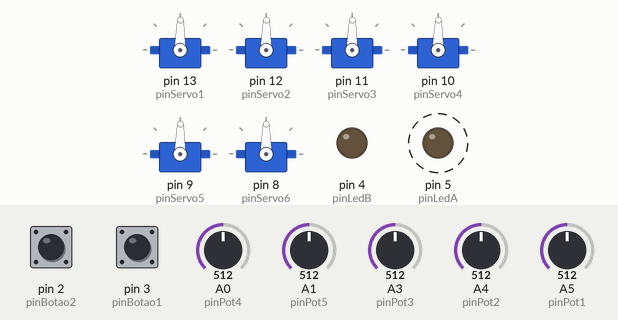
Recording of a sketch running on a simulated Arduino Uno, built with avr-gcc and run on an emulated ATmega328P. On the bench: 6 × servo, output pins drawn as LEDs (lit = HIGH). Dashed ring = blinking. Inputs (shaded band) come from the test bench; at power-on: A0 (pinPot4) = 512, A1 (pinPot5) = 512, A3 (pinPot3) = 512, A4 (pinPot2) = 512, A5 (pinPot1) = 512, pin 2 (pinBotao2) HIGH, pin 3 (pinBotao1) HIGH.

Above: at 1.2 s.
1.3 s: A0 (pinPot4) set to 716
At 1.9 s:
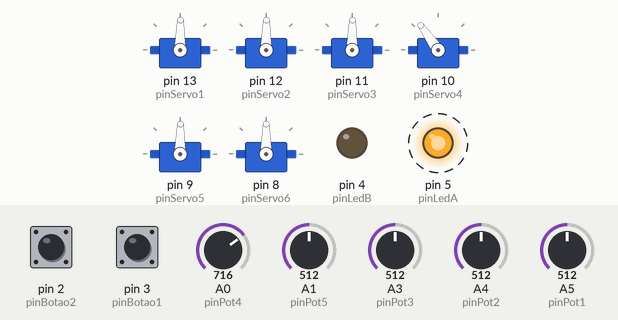
4.3 s: A1 (pinPot5) set to 716
At 4.9 s:
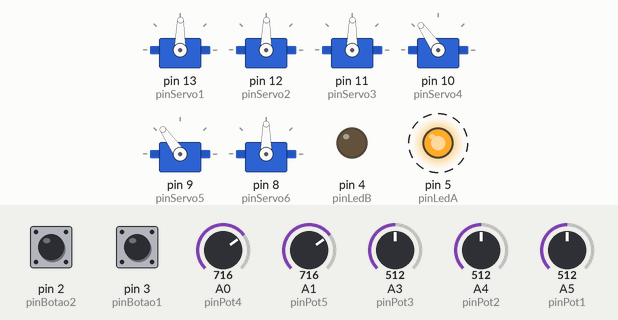
7.3 s: A3 (pinPot3) set to 716
At 7.9 s:
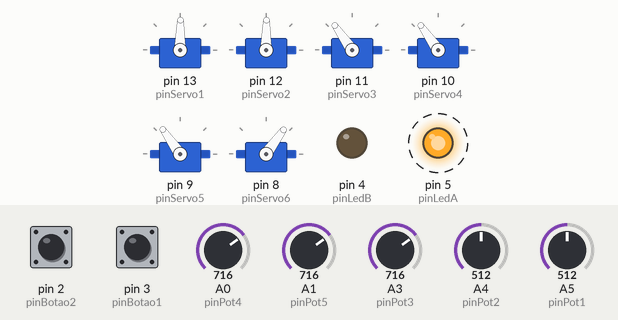
10.3 s: A4 (pinPot2) set to 716
At 10.8 s:
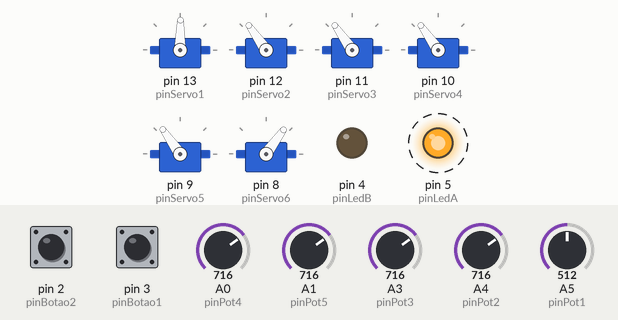
13.3 s: A5 (pinPot1) set to 306
At 13.9 s:
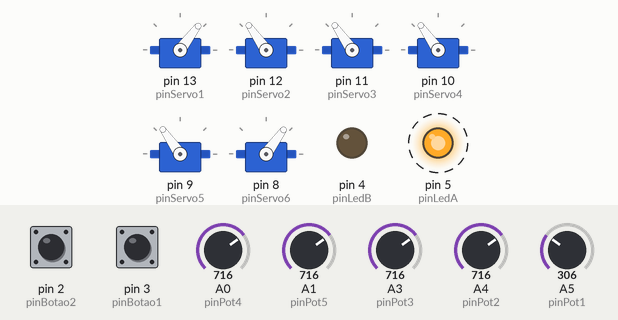
16.3 s: pin 2 (pinBotao2) pulled LOW for 0.15 s
At 16.42 s:
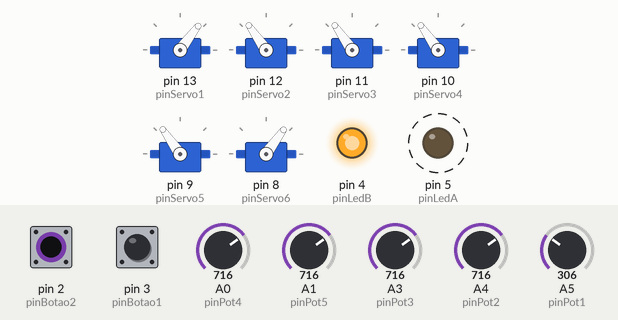
Timing chart, 0 to 20.3 s (numbered marks = the images above; inputs shaded):
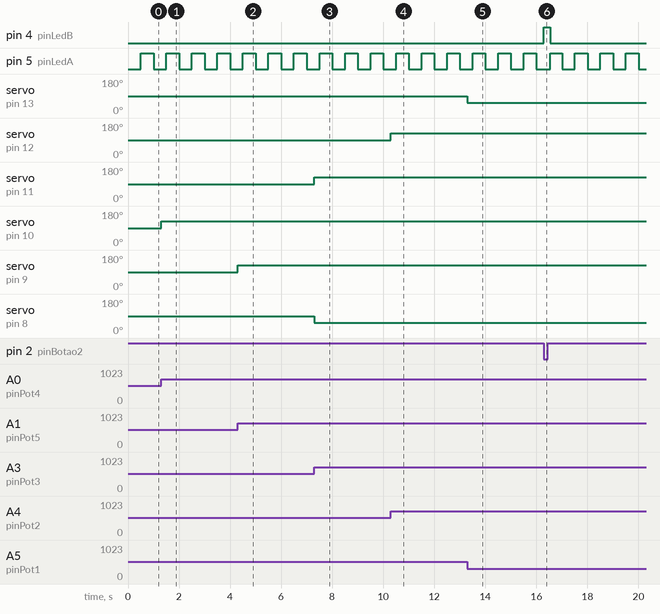

Measured:
- after the input at 1.3 s, servo on pin 10 (pinServo4): 89° → 125° at once
- after the input at 4.3 s, servo on pin 9 (pinServo5): 89° → 125° at once
- after the input at 7.3 s, servo on pin 11 (pinServo3): 89° → 125° at once; servo on pin 8 (pinServo6): 90° → 54° at once
- after the input at 10.3 s, servo on pin 12 (pinServo2): 89° → 125° at once
- after the input at 13.3 s, servo on pin 13 (pinServo1): 89° → 53° at once
- after the input at 16.3 s, pin 4 (pinLedB): LOW → HIGH at once, → LOW 0.25 s later
- by itself, pin 5 (pinLedA): alternates HIGH for 0.50 s and LOW for 0.50 s

The sketch:

BracoRobotico.ino
```cpp
#include <VarSpeedServo.h>

#define tempoPausaEntreMovimentos 500  //configura o tempo de pausa entre cada movimento

#define pinServo1  13
#define pinServo2  12
#define pinServo3  11
#define pinServo4  10
#define pinServo5  9
#define pinServo6  8

#define pinBotao1     3
#define pinBotao2     2

#define pinLedA       5
#define pinLedB       4

#define pinPot1      A5
#define pinPot2      A4
#define pinPot3      A3
#define pinPot4      A0
#define pinPot5      A1
#define pinPot6      A2

VarSpeedServo servo1;
VarSpeedServo servo2;
VarSpeedServo servo3;
VarSpeedServo servo4;
VarSpeedServo servo5;
VarSpeedServo servo6;

byte pinBotao1Modo();
bool pinBotao2Retencao();
void pinLedAPisca(bool reset = false);

void setup() {
  servo1.attach(pinServo1);
  servo2.attach(pinServo2);
  servo3.attach(pinServo3);
  servo4.attach(pinServo4);
  servo5.attach(pinServo5);
  servo6.attach(pinServo6);

  pinMode(pinLedA, OUTPUT);
  pinMode(pinLedB, OUTPUT);

  pinMode(pinBotao1, INPUT_PULLUP);
  pinMode(pinBotao2, INPUT_PULLUP);
}

void loop() {
static byte modo = 1;
static byte modoAnt;
static byte movimento = 0;
static byte memoria[20][5];
static byte posMemoria = 0;
static int ultMemoria = -1;
static unsigned long delayPausa;

  //Modo Normal
  if (modo == 0) {
     digitalWrite(pinLedA, LOW);

     if (pinBotao2Retencao()) {
        digitalWrite(pinLedB, HIGH);

        //executa um movimento
        if (movimento == 0) {
          byte velocidade = map(analogRead(pinPot6),0,1023,0,255);
          servo1.slowmove(memoria[posMemoria][0], velocidade);
          servo2.slowmove(memoria[posMemoria][1], velocidade);
          servo3.slowmove(memoria[posMemoria][2], velocidade);
          servo4.slowmove(memoria[posMemoria][3], velocidade);
          servo5.slowmove(memoria[posMemoria][4], velocidade);
          servo6.slowmove( map(memoria[posMemoria][2], 0, 179, 179, 0), velocidade);
          movimento = 1;
        }

        //aguarda término de um movimento para selecionar o próximo movimento
        if (movimento == 1) {
          if ( (servo1.read() == memoria[posMemoria][0]) &&
               (servo2.read() == memoria[posMemoria][1]) &&
               (servo3.read() == memoria[posMemoria][2]) &&
               (servo4.read() == memoria[posMemoria][3]) &&
               (servo5.read() == memoria[posMemoria][4]) ) {

             posMemoria++;
             if (posMemoria > ultMemoria) { posMemoria = 0; }

             delayPausa = millis();
             movimento = 2;
          }
        }

        //pausa entre movimentos
        if (movimento == 2) {
           if ((millis() - delayPausa) > tempoPausaEntreMovimentos) {
              movimento = 0;
           }
        }

     } else {
        digitalWrite(pinLedB, LOW);

        if (pinBotao1Modo() == 2) {
           modo = 1;
        }
     }
  }

  //Modo Gravação
  if (modo == 1) {

     if (modoAnt == 0) {
        pinLedAPisca(true);
        ultMemoria = -1;
     }

     digitalWrite(pinLedB, LOW);
     pinLedAPisca();

     if (pinBotao1Modo() == 2) {
        modo = 0;
     }

     servo1.write( map(analogRead(pinPot1),0,1023,0,179) );
     servo2.write( map(analogRead(pinPot2),0,1023,0,179) );
     servo3.write( map(analogRead(pinPot3),0,1023,0,179) );
     servo4.write( map(analogRead(pinPot4),0,1023,0,179) );

     servo5.write( map(analogRead(pinPot5),0,1023,0,179) );  //Servos sincronizados inversamente
     servo6.write( map(analogRead(pinPot3),0,1023,179,0) );

     if (pinBotao2Apertado()) {
        ultMemoria++;
        memoria[ultMemoria][0] = map(analogRead(pinPot1),0,1023,0,179);
        memoria[ultMemoria][1] = map(analogRead(pinPot2),0,1023,0,179);
        memoria[ultMemoria][2] = map(analogRead(pinPot3),0,1023,0,179);
        memoria[ultMemoria][3] = map(analogRead(pinPot4),0,1023,0,179);
        memoria[ultMemoria][4] = map(analogRead(pinPot5),0,1023,0,179);

        digitalWrite(pinLedB, HIGH);
        delay(250);
        digitalWrite(pinLedB, LOW);
     }
  }

  modoAnt = modo;
}

byte pinBotao1Modo() {
#define tempoDebounce 40 //(tempo para eliminar o efeito Bounce EM MILISEGUNDOS)
#define tempoBotao    1500

   bool estadoBotao;
   static bool estadoBotaoAnt;
   static byte estadoRet = 0;
   static unsigned long delayBotao = 0;
   static byte enviado = 0;

   if ( (millis() - delayBotao) > tempoDebounce ) {
       estadoBotao = digitalRead(pinBotao1);
       if (estadoRet == 0) {
          if ( !estadoBotao && (estadoBotao != estadoBotaoAnt) ) {
             estadoRet = 1;
             delayBotao = millis();
          }
       }

       if (estadoRet == 1) {
          if ( estadoBotao && (estadoBotao != estadoBotaoAnt) ) {
             estadoRet = 0;
          }
       }
   }

   if (estadoRet == 1) {
      if ((millis() - delayBotao) > tempoBotao) {
         estadoRet = 2;
         delayBotao = millis();
       }
   }

   if (estadoRet == 2) {
      enviado++;

      if (enviado >= 2) {
         estadoRet = 0;
         delayBotao = millis();
         enviado = 0;
      }
   }

   estadoBotaoAnt = estadoBotao;

   return estadoRet;
}

bool pinBotao2Retencao() {
#define tempoDebounce 40 //(tempo para eliminar o efeito Bounce EM MILISEGUNDOS)

   bool estadoBotao;
   static bool estadoBotaoAnt;
   static bool estadoRet = false;
   static unsigned long delayBotao = 0;

   if ( (millis() - delayBotao) > tempoDebounce ) {
       estadoBotao = digitalRead(pinBotao2);
       if ( !estadoBotao && (estadoBotao != estadoBotaoAnt) ) {
          estadoRet = !estadoRet;
          delayBotao = millis();
       }
       estadoBotaoAnt = estadoBotao;
   }

   return estadoRet;
}

bool pinBotao2Apertado() {
#define tempoDebounce 40 //(tempo para eliminar o efeito Bounce EM MILISEGUNDOS)

   bool estadoBotao;
   static bool estadoBotaoAnt;
   static bool estadoRet;
   static unsigned long delayBotao = 0;

   estadoRet = false;
   if ( (millis() - delayBotao) > tempoDebounce ) {
       estadoBotao = digitalRead(pinBotao2);
       if ( !estadoBotao && (estadoBotao != estadoBotaoAnt) ) {
          estadoRet = true;
          delayBotao = millis();
       }
       estadoBotaoAnt = estadoBotao;
   }

   return estadoRet;
}

void pinLedAPisca(bool reset) {
static unsigned long delayPisca = 0;

   if (reset) {
      delayPisca = millis();
   } else {

     if ((millis() - delayPisca) < 500) {
        digitalWrite(pinLedA, LOW);
     } else {
        digitalWrite(pinLedA, HIGH);
     }

     if ((millis() - delayPisca) >= 1000) {
        delayPisca = millis();
     }
   }
}
```
